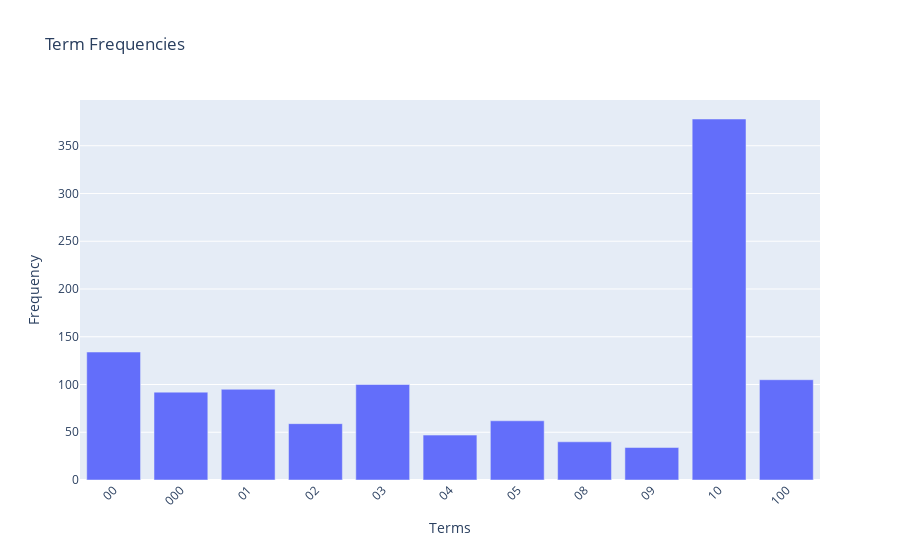

The notebook cell saved with this chart:
### Markdown cell above
### >>> **Exercise 13 (take home):** 
The chart above only contains 300 vocabulary in the documents, and it's already computationally intensive to both compute and visualize. Can you efficiently reduce the number of terms you want to visualize as an exercise.

### Code cell
# Answer here
"""
將Exercise 12的圖只取了frequency大於30的term
"""
filtered_indices = [i for i, freq in enumerate(term_frequencies[:300]) if freq > 30]
filtered_x_data = [count_vect.get_feature_names_out()[i] for i in filtered_indices]
filtered_y_data = [term_frequencies[i] for i in filtered_indices]

fig = go.Figure(data=[go.Bar(x=filtered_x_data, y=filtered_y_data)])
fig.update_layout(xaxis_tickangle=-45, title_text='Term Frequencies', xaxis_title='Terms', yaxis_title='Frequency')
fig.show()

### Figure 1 — Plotly figure (JSON) as saved in the notebook; plotly's stock layout.template omitted (floating-point values rounded to 4 significant figures)
{"data": [{"type": "bar", "x": ["00", "000", "01", "02", "03", "04", "05", "08", "09", "10", "100"], "y": [134, 92, 95, 59, 100, 47, 62, 40, 34, 378, 105]}], "layout": {"autosize": true, "title": {"text": "Term Frequencies"}, "xaxis": {"autorange": true, "range": [-0.5, 10.5], "tickangle": -45, "title": {"text": "Terms"}, "type": "category"}, "yaxis": {"autorange": true, "range": [0, 397.9], "title": {"text": "Frequency"}, "type": "linear"}}}
